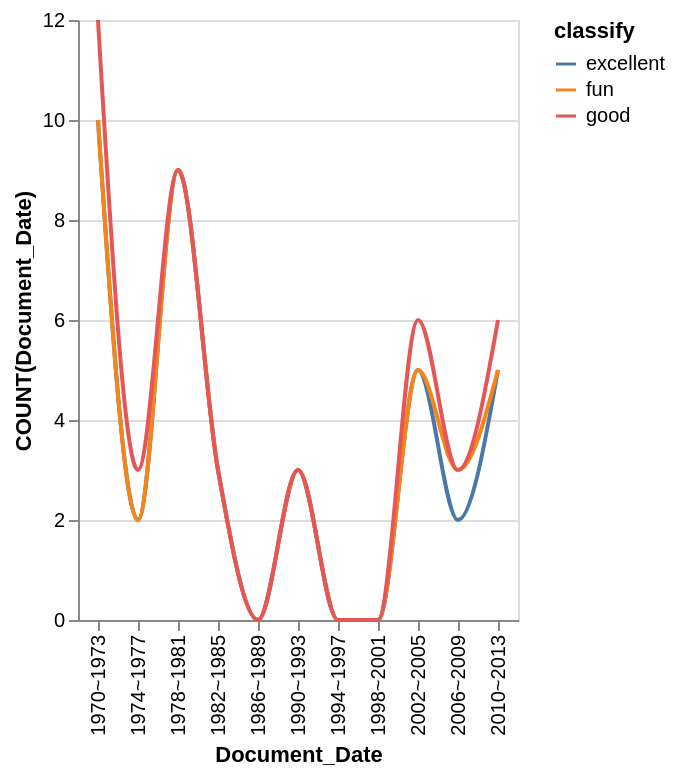

Write a Vega-Lite specification for this figure.
### Vega-Lite specification from a JSON file in a GitHub repository (floating-point values rounded to 4 significant figures)
{"data": {"values": [{"x_data": "1970~1973", "y_data": 10, "classify": "excellent"}, {"x_data": "1974~1977", "y_data": 2, "classify": "excellent"}, {"x_data": "1978~1981", "y_data": 9, "classify": "excellent"}, {"x_data": "1982~1985", "y_data": 3, "classify": "excellent"}, {"x_data": "1986~1989", "y_data": 0, "classify": "excellent"}, {"x_data": "1990~1993", "y_data": 3, "classify": "excellent"}, {"x_data": "1994~1997", "y_data": 0, "classify": "excellent"}, {"x_data": "1998~2001", "y_data": 0, "classify": "excellent"}, {"x_data": "2002~2005", "y_data": 5, "classify": "excellent"}, {"x_data": "2006~2009", "y_data": 2, "classify": "excellent"}, {"x_data": "2010~2013", "y_data": 5, "classify": "excellent"}, {"x_data": "1970~1973", "y_data": 10, "classify": "fun"}, {"x_data": "1974~1977", "y_data": 2, "classify": "fun"}, {"x_data": "1978~1981", "y_data": 9, "classify": "fun"}, {"x_data": "1982~1985", "y_data": 3, "classify": "fun"}, {"x_data": "1986~1989", "y_data": 0, "classify": "fun"}, {"x_data": "1990~1993", "y_data": 3, "classify": "fun"}, {"x_data": "1994~1997", "y_data": 0, "classify": "fun"}, {"x_data": "1998~2001", "y_data": 0, "classify": "fun"}, {"x_data": "2002~2005", "y_data": 5, "classify": "fun"}, {"x_data": "2006~2009", "y_data": 3, "classify": "fun"}, {"x_data": "2010~2013", "y_data": 5, "classify": "fun"}, {"x_data": "1970~1973", "y_data": 12, "classify": "good"}, {"x_data": "1974~1977", "y_data": 3, "classify": "good"}, {"x_data": "1978~1981", "y_data": 9, "classify": "good"}, {"x_data": "1982~1985", "y_data": 3, "classify": "good"}, {"x_data": "1986~1989", "y_data": 0, "classify": "good"}, {"x_data": "1990~1993", "y_data": 3, "classify": "good"}, {"x_data": "1994~1997", "y_data": 0, "classify": "good"}, {"x_data": "1998~2001", "y_data": 0, "classify": "good"}, {"x_data": "2002~2005", "y_data": 6, "classify": "good"}, {"x_data": "2006~2009", "y_data": 3, "classify": "good"}, {"x_data": "2010~2013", "y_data": 6, "classify": "good"}]}, "mark": {"type": "line", "interpolate": "monotone"}, "encoding": {"x": {"field": "x_data", "type": "nominal", "title": "Document_Date", "sort": "ascending"}, "y": {"field": "y_data", "type": "quantitative", "title": "COUNT(Document_Date)"}, "color": {"field": "classify"}}}
